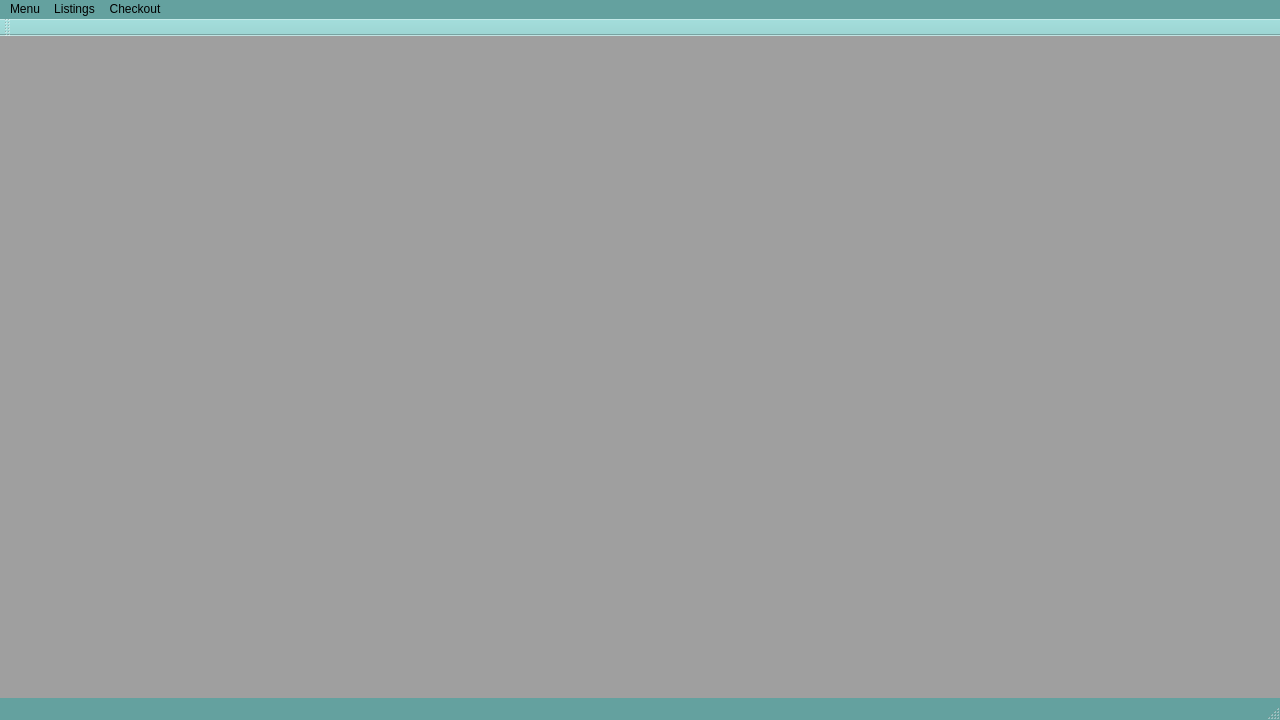
<?xml version="1.0" encoding="UTF-8"?>
<ui version="4.0">
 <class>MainWindow</class>
 <widget class="QMainWindow" name="MainWindow">
  <property name="geometry">
   <rect>
    <x>0</x>
    <y>0</y>
    <width>1280</width>
    <height>720</height>
   </rect>
  </property>
  <property name="sizePolicy">
   <sizepolicy hsizetype="Fixed" vsizetype="Fixed">
    <horstretch>0</horstretch>
    <verstretch>0</verstretch>
   </sizepolicy>
  </property>
  <property name="minimumSize">
   <size>
    <width>1280</width>
    <height>720</height>
   </size>
  </property>
  <property name="maximumSize">
   <size>
    <width>1280</width>
    <height>720</height>
   </size>
  </property>
  <property name="windowTitle">
   <string>MainWindow</string>
  </property>
  <property name="windowIcon">
   <iconset resource="res.qrc">
    <normaloff>:/images/images/Icon.png</normaloff>:/images/images/Icon.png</iconset>
  </property>
  <widget class="QWidget" name="centralWidget">
   <widget class="QMdiArea" name="mdiArea">
    <property name="geometry">
     <rect>
      <x>0</x>
      <y>0</y>
      <width>1280</width>
      <height>720</height>
     </rect>
    </property>
    <property name="sizePolicy">
     <sizepolicy hsizetype="Fixed" vsizetype="Fixed">
      <horstretch>0</horstretch>
      <verstretch>0</verstretch>
     </sizepolicy>
    </property>
   </widget>
  </widget>
  <widget class="QMenuBar" name="menuBar">
   <property name="geometry">
    <rect>
     <x>0</x>
     <y>0</y>
     <width>1280</width>
     <height>21</height>
    </rect>
   </property>
   <property name="styleSheet">
    <string notr="true">#menuBar{
background-color: rgb(100, 161, 159);
}</string>
   </property>
   <widget class="QMenu" name="menuMenu">
    <property name="title">
     <string>Menu</string>
    </property>
    <addaction name="actionChange_User"/>
    <addaction name="actionNew_User"/>
    <addaction name="separator"/>
    <addaction name="actionSave_Order"/>
    <addaction name="actionSave_Order_As"/>
    <addaction name="actionLoad_Order"/>
    <addaction name="separator"/>
    <addaction name="actionExit"/>
   </widget>
   <widget class="QMenu" name="menuCheckout">
    <property name="title">
     <string>Listings</string>
    </property>
    <addaction name="actionPage_1"/>
    <addaction name="actionPage_2"/>
    <addaction name="actionPage_3"/>
   </widget>
   <widget class="QMenu" name="checkout">
    <property name="title">
     <string>Checkout</string>
    </property>
    <addaction name="actionProceed_to_Checkout"/>
   </widget>
   <addaction name="menuMenu"/>
   <addaction name="menuCheckout"/>
   <addaction name="checkout"/>
  </widget>
  <widget class="QStatusBar" name="statusBar">
   <property name="styleSheet">
    <string notr="true">#statusBar{
background-color: rgb(100, 161, 159);
}</string>
   </property>
  </widget>
  <widget class="QToolBar" name="mainToolBar">
   <property name="styleSheet">
    <string notr="true">#mainToolBar{
background-color: rgb(157, 213, 211);
}</string>
   </property>
   <attribute name="toolBarArea">
    <enum>TopToolBarArea</enum>
   </attribute>
   <attribute name="toolBarBreak">
    <bool>false</bool>
   </attribute>
  </widget>
  <action name="actionChange_User">
   <property name="text">
    <string>Change User</string>
   </property>
  </action>
  <action name="actionNew_User">
   <property name="text">
    <string>New User</string>
   </property>
  </action>
  <action name="actionSave_Order">
   <property name="text">
    <string>Save Order</string>
   </property>
  </action>
  <action name="actionSave_Order_As">
   <property name="text">
    <string>Save Order As</string>
   </property>
  </action>
  <action name="actionLoad_Order">
   <property name="text">
    <string>Load Order</string>
   </property>
  </action>
  <action name="actionExit">
   <property name="text">
    <string>Exit</string>
   </property>
  </action>
  <action name="actionPage_1">
   <property name="text">
    <string>Page 1</string>
   </property>
  </action>
  <action name="actionPage_2">
   <property name="text">
    <string>Page 2</string>
   </property>
  </action>
  <action name="actionPage_3">
   <property name="text">
    <string>Page 3</string>
   </property>
  </action>
  <action name="actionProceed_to_Checkout">
   <property name="text">
    <string>Proceed to Checkout</string>
   </property>
  </action>
 </widget>
 <layoutdefault spacing="6" margin="11"/>
 <resources>
  <include location="res.qrc"/>
 </resources>
 <connections>
  <connection>
   <sender>actionExit</sender>
   <signal>triggered()</signal>
   <receiver>MainWindow</receiver>
   <slot>close()</slot>
   <hints>
    <hint type="sourcelabel">
     <x>-1</x>
     <y>-1</y>
    </hint>
    <hint type="destinationlabel">
     <x>639</x>
     <y>359</y>
    </hint>
   </hints>
  </connection>
  <connection>
   <sender>actionChange_User</sender>
   <signal>triggered()</signal>
   <receiver>MainWindow</receiver>
   <slot>crLgSc()</slot>
   <hints>
    <hint type="sourcelabel">
     <x>-1</x>
     <y>-1</y>
    </hint>
    <hint type="destinationlabel">
     <x>639</x>
     <y>359</y>
    </hint>
   </hints>
  </connection>
  <connection>
   <sender>actionPage_1</sender>
   <signal>triggered()</signal>
   <receiver>MainWindow</receiver>
   <slot>crLiP1()</slot>
   <hints>
    <hint type="sourcelabel">
     <x>-1</x>
     <y>-1</y>
    </hint>
    <hint type="destinationlabel">
     <x>639</x>
     <y>359</y>
    </hint>
   </hints>
  </connection>
  <connection>
   <sender>actionPage_2</sender>
   <signal>triggered()</signal>
   <receiver>MainWindow</receiver>
   <slot>crLiP2()</slot>
   <hints>
    <hint type="sourcelabel">
     <x>-1</x>
     <y>-1</y>
    </hint>
    <hint type="destinationlabel">
     <x>639</x>
     <y>359</y>
    </hint>
   </hints>
  </connection>
  <connection>
   <sender>actionNew_User</sender>
   <signal>triggered()</signal>
   <receiver>MainWindow</receiver>
   <slot>crRgSc()</slot>
   <hints>
    <hint type="sourcelabel">
     <x>-1</x>
     <y>-1</y>
    </hint>
    <hint type="destinationlabel">
     <x>639</x>
     <y>359</y>
    </hint>
   </hints>
  </connection>
  <connection>
   <sender>actionPage_3</sender>
   <signal>triggered()</signal>
   <receiver>MainWindow</receiver>
   <slot>crLiP3()</slot>
   <hints>
    <hint type="sourcelabel">
     <x>-1</x>
     <y>-1</y>
    </hint>
    <hint type="destinationlabel">
     <x>639</x>
     <y>359</y>
    </hint>
   </hints>
  </connection>
  <connection>
   <sender>actionProceed_to_Checkout</sender>
   <signal>triggered()</signal>
   <receiver>MainWindow</receiver>
   <slot>crChOt()</slot>
   <hints>
    <hint type="sourcelabel">
     <x>170</x>
     <y>43</y>
    </hint>
    <hint type="destinationlabel">
     <x>639</x>
     <y>359</y>
    </hint>
   </hints>
  </connection>
 </connections>
 <slots>
  <slot>crLgSc()</slot>
  <slot>crLiP1()</slot>
  <slot>crLiP2()</slot>
  <slot>crRgSc()</slot>
  <slot>crLiP3()</slot>
  <slot>crChOt()</slot>
 </slots>
</ui>
